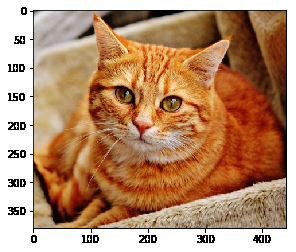
#> input picture NDBDataAnalysis/cat.png, 296 x 252 px
$ jupyter execute 'OpenCV 이미지 연산.ipynb'
#> lines starting #> are read from the running program, lines starting #| are printed output that depends on the picture; after the words box and inside, x2 and y2 are one past the last pixel; in counts of white or black regions, pixels touching at a corner belong together
[cell 1]
import cv2
image = cv2.imread('cat.png')
#> image is the input picture: shape (252, 296, 3); mean B, G, R 109.9, 141.8, 182.2
# 픽셀 수 및 이미지 크기 확인
print(image.shape)
#| (252, 296, 3)
print(image.size)
#| 223776

# 이미지 Numpy 객체의 특정 픽셀을 가리킵니다.
px = image[100, 100]
#> px = [14, 68, 129]

# B, G, R 순서로 출력됩니다.
# (단, Gray Scale인 경우에는 B, G, R로 구분되지 않습니다.)
print(px)
#| [ 14  68 129]

# R 값만 출력하기
print(px[2])
#| 129

[cell 2]
import cv2
import matplotlib.pyplot as plt
import time

image = cv2.imread('cat.png')

start_time = time.time()
for i in range(0, 100):
    for j in range(0, 100):
        image[i, j] = [255, 255, 255]
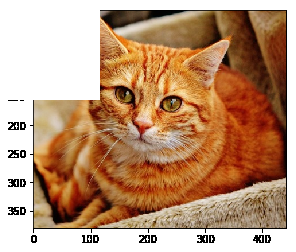
#> image: shape (252, 296, 3); 8.44% of pixels changed, all inside (x1, y1, x2, y2) = (8, 7, 100, 100)

print("--- %s seconds ---" % (time.time() - start_time))
plt.imshow(cv2.cvtColor(image, cv2.COLOR_BGR2RGB))
plt.show()

start_time = time.time()
image[0:100, 0:100] = [0, 0, 0] # 반복문보다 훨씬 빠름, 일괄 처리
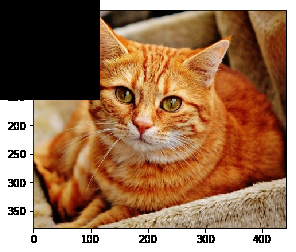
#> image: shape (252, 296, 3); 13.41% of pixels changed, all inside (x1, y1, x2, y2) = (0, 0, 100, 100)
print("--- %s seconds ---" % (time.time() - start_time))

plt.imshow(cv2.cvtColor(image, cv2.COLOR_BGR2RGB))
plt.show()

[cell 3]
import cv2
import matplotlib.pyplot as plt
import time

image = cv2.imread('cat.png')
# Numpy Slicing: ROI 처리 가능
roi = image[100:250, 50:200]
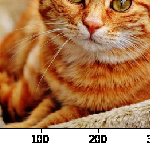
#> roi: shape (150, 150, 3); mean B, G, R 85.9, 125.7, 176.8
image[0:150, 0:150] = roi
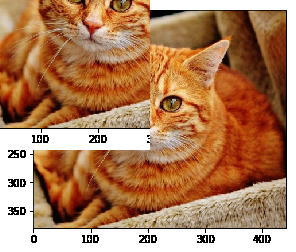
#> image: shape (252, 296, 3); mean B, G, R 94.7, 129.7, 177

plt.imshow(cv2.cvtColor(image, cv2.COLOR_BGR2RGB))
plt.show()

[cell 4]
import cv2
import matplotlib.pyplot as plt
import time

image = cv2.imread('cat.png')
#특정 색상만 보여주기(0:Blue 1:Green 2:Red)
#cv2.imshow('image', image[:,:,0])
#cv2.waitKey(0)
image[:,:,2] = 255
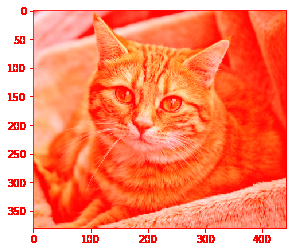
#> image: shape (252, 296, 3); mean B, G, R 109.9, 141.8, 255
plt.imshow(cv2.cvtColor(image, cv2.COLOR_BGR2RGB))
#plt.show()
